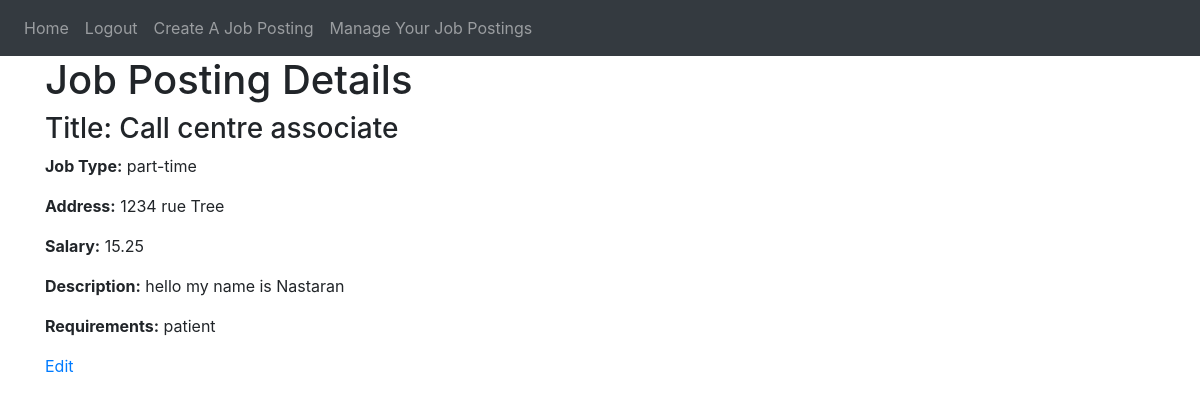
/view_job_posting/1 (signed in), run on the app's committed database.
### website/models.py (models this page shows)
class JobPosting(db.Model):
    id = db.Column(db.Integer, primary_key=True)
    title = db.Column(db.String(100))
    job_type = db.Column(db.String(50))
    address = db.Column(db.String(200))
    salary = db.Column(db.Float)
    description = db.Column(db.Text)
    requirements = db.Column(db.Text)
    employer_id = db.Column(db.Integer, db.ForeignKey('user.id'))  # Relationship with User model

### website/auth.py (the view)
@auth.route('/view_job_posting/<int:job_id>')
@login_required
def view_job_posting(job_id):
    jposting = JobPosting.query.get_or_404(job_id)
    return render_template('view_job_posting.html', jposting=jposting, user=current_user)

### website/__init__.py (called while the page is built)
def create_app():
    app = Flask(__name__)
    app.config['SECRET_KEY'] = 'dinaomidvartehrani'
    app.config['SQLALCHEMY_DATABASE_URI'] = f'sqlite:///{DB_NAME}'
    db.init_app(app)
    from .views import views
    from .auth import auth
    app.register_blueprint(views, url_prefix='/')
    app.register_blueprint(auth, url_prefix='/')
    from .models import User, Note, JobPosting
    with app.app_context():
        db.create_all()
    login_manager = LoginManager()
    login_manager.login_view = 'auth.login'
    login_manager.init_app(app)
    @login_manager.user_loader
    def load_user(id):
        return User.query.get(int(id))
    return app

### website/templates/view_job_posting.html (shortened to what this page needs)
{% extends "base.html" %}
{% block content %}
  <h1>Job Posting Details</h1>
  <div>
    <h3>Title: {{ jposting.title }}</h3>
    <p><strong>Job Type:</strong> {{ jposting.job_type }}</p>
    <p><strong>Address:</strong> {{ jposting.address }}</p>
    <p><strong>Salary:</strong> {{ jposting.salary }}</p>
    <p><strong>Description:</strong> {{ jposting.description }}</p>
    <p><strong>Requirements:</strong> {{ jposting.requirements }}</p>
  </div>
  <a href="{{ url_for('auth.edit_job_posting', job_id=jposting.id) }}">Edit</a>
{% endblock %}

### data on the page
JobPosting: title "Call centre associate", job_type "part-time", address "1234 rue Tree", salary "15.25", description "hello my name is Nastaran", requirements "patient"
